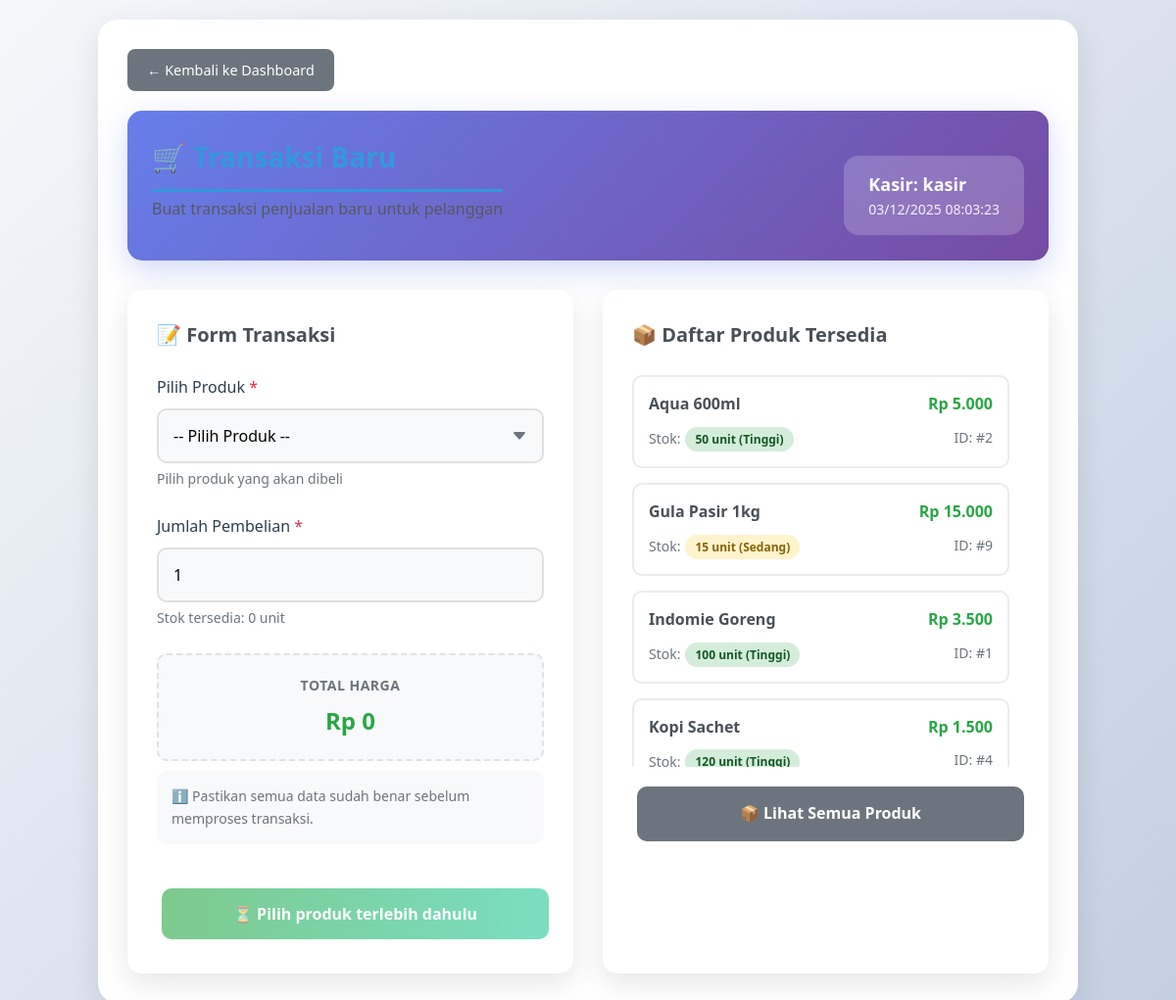
/transaksi/tambah.php (signed in), run on the app's committed database.
### tables this page shows
CREATE TABLE produk (
    id_produk INT AUTO_INCREMENT PRIMARY KEY,
    nama_produk VARCHAR(100) NOT NULL,
    harga INT NOT NULL,
    stok INT NOT NULL DEFAULT 0,
    created_at TIMESTAMP DEFAULT CURRENT_TIMESTAMP,
    updated_at TIMESTAMP DEFAULT CURRENT_TIMESTAMP ON UPDATE CURRENT_TIMESTAMP
);

### transaksi/tambah.php (the view, shortened to what this page needs)
<?php
require_once '../db.php';
$sql = "SELECT * FROM produk WHERE stok > 0 ORDER BY nama_produk";
$result = mysqli_query($conn, $sql);
?>
<!DOCTYPE html>
<html lang="id">
<head>
    <link rel="stylesheet" href="../assets/style.css">
</head>
<body>
    <div class="container">
        <div class="back-button">
            <a href="../dashboard/index.php" class="btn-back">
                ← Kembali ke Dashboard
            </a>
        </div>
        <div class="page-header">
            <div class="header-content">
                <div>
                    <h1 class="page-title">🛒 Transaksi Baru</h1>
                    <p class="page-subtitle">Buat transaksi penjualan baru untuk pelanggan</p>
                </div>
                <div class="user-info">
                    <div class="username">Kasir: <?php echo htmlspecialchars($_SESSION['username']); ?></div>
                    <div class="role"><?php echo date('d/m/Y H:i:s'); ?></div>
                </div>
            </div>
        </div>
        <div class="main-content">
            <div class="form-card">
                <h2 class="card-title">📝 Form Transaksi</h2>
                <?php if (mysqli_num_rows($result) == 0): ?>
                    <div class="empty-state">
                        <div class="empty-state-icon">📦</div>
                        <h3 class="empty-state-title">Stok Habis</h3>
                        <p>Tidak ada produk yang tersedia untuk dijual.</p>
                        <p>Silakan hubungi admin untuk menambah stok produk.</p>
                    </div>
                <?php else: ?>
                    <form method="POST" action="simpan.php" id="transactionForm">
                        <div class="form-group">
                            <label class="form-label" for="id_produk">
                                Pilih Produk <span>*</span>
                            </label>
                            <select name="id_produk"
                                    id="id_produk"
                                    class="form-control"
                                    required
                                    onchange="updateProductInfo()">
                                <option value="">-- Pilih Produk --</option>
                            </select>
                            <small class="form-text">Pilih produk yang akan dibeli</small>
                        </div>
                        <div class="form-group">
                            <label class="form-label" for="jumlah">
                                Jumlah Pembelian <span>*</span>
                            </label>
                            <input type="number"
                                   id="jumlah"
                                   name="jumlah"
                                   class="form-control"
                                   placeholder="Masukkan jumlah"
                                   min="1"
                                   max="1"
                                   value="1"
                                   required
                                   oninput="calculateTotal()">
                            <small class="form-text" id="stokInfo">Stok tersedia: 0 unit</small>
                        </div>
                        <div class="price-display">
                            <div class="price-label">Total Harga</div>
                            <div class="price-value" id="totalHarga">Rp 0</div>
                        </div>
                        <div class="form-group">
                            <div class="info-box">
                                ℹ️ Pastikan semua data sudah benar sebelum memproses transaksi.
                            </div>
                        </div>
                        <button type="submit" class="btn btn-primary" id="submitBtn">
                        </button>
                    </form>
                <?php endif; ?>
            </div>
            <div class="form-card">
                <h2 class="card-title">📦 Daftar Produk Tersedia</h2>
                <div class="product-list">
                    <?php
                    mysqli_data_seek($result, 0);
                    ?>
                    <?php if (mysqli_num_rows($result) == 0): ?>
                        <div class="empty-state">
                            <div class="empty-state-icon">😔</div>
                            <p>Tidak ada produk yang tersedia</p>
                        </div>
                    <?php else: ?>
                        <?php while ($row = mysqli_fetch_assoc($result)): ?>
                            <?php
                            $stok_class = '';
                            $stok_label = '';
                            if ($row['stok'] >= 50) {
                                $stok_class = 'stok-tinggi';
                                $stok_label = 'Tinggi';
                            } elseif ($row['stok'] >= 10) {
                                $stok_class = 'stok-sedang';
                                $stok_label = 'Sedang';
                            } else {
                                $stok_class = 'stok-rendah';
                                $stok_label = 'Rendah';
                            }
                            ?>
                            <div class="product-card"
                                 onclick="selectProduct(<?php echo $row['id_produk']; ?>)"
                                 style="cursor: pointer;">
                                <div class="product-header">
                                    <div class="product-name"><?php echo htmlspecialchars($row['nama_produk']); ?></div>
                                    <div class="product-price">Rp <?php echo number_format($row['harga'], 0, ',', '.'); ?></div>
                                </div>
                                <div class="product-details">
                                    <div class="product-stok">
                                        Stok:
                                        <span class="stok-badge <?php echo $stok_class; ?>">
                                            <?php echo $row['stok']; ?> unit (<?php echo $stok_label; ?>)
                                        </span>
                                    </div>
                                    <div>
                                        ID: #<?php echo $row['id_produk']; ?>
                                    </div>
                                </div>
                            </div>
                        <?php endwhile; ?>
                    <?php endif; ?>
                </div>
                <a href="../produk/list.php" class="btn btn-secondary">
                    📦 Lihat Semua Produk
                </a>
            </div>
        </div>
    </div>
</body>
</html>

### assets/style.css (style rules this page uses)
* { margin: 0; padding: 0; box-sizing: border-box; font-family: 'Segoe UI', Tahoma, Geneva, Verdana, sans-serif; }
html { scroll-behavior: smooth; }
body { background: linear-gradient(135deg, #f5f7fa 0%, #c3cfe2 100%); color: #333; line-height: 1.6; min-height: 100vh; padding: 20px; }
.container { max-width: 1200px; margin: 0 auto; padding: 30px; background: white; border-radius: 20px; box-shadow: 0 10px 30px rgba(0, 0, 0, 0.1); margin-top: 30px; margin-bottom: 30px; }
h1, h2, h3, h4, h5, h6 { color: #2c3e50; margin-bottom: 20px; font-weight: 600; }
h1 { font-size: 2.5rem; color: #3498db; border-bottom: 3px solid #3498db; padding-bottom: 10px; margin-bottom: 30px; }
h2 { font-size: 2rem; color: #2c3e50; margin-bottom: 25px; }
p { margin-bottom: 15px; color: #555; }
.user-info { background: rgba(255, 255, 255, 0.1); padding: 15px; border-radius: 10px; margin-top: 20px; }
.btn { display: inline-block; padding: 12px 24px; background: #3498db; color: white; border: none; border-radius: 8px; text-decoration: none; cursor: pointer; font-size: 1rem; font-weight: 500; transition: all 0.3s ease; margin: 5px; text-align: center; }
.btn-secondary { background: #95a5a6; }
.btn-back { background: #7f8c8d; padding: 8px 16px; font-size: 0.9rem; }
.form-group { margin-bottom: 25px; }
.form-group label { display: block; margin-bottom: 8px; color: #2c3e50; font-weight: 500; font-size: 1rem; }
.form-control { width: 100%; padding: 12px 15px; border: 2px solid #ddd; border-radius: 8px; font-size: 1rem; transition: border 0.3s ease; background: white; }
select.form-control { cursor: pointer; }
.price-display { background: #f8f9fa; padding: 15px; border-radius: 10px; font-size: 1.2rem; font-weight: bold; color: #27ae60; text-align: center; border: 2px dashed #ddd; }

### data on the page
produk: nama_produk "Aqua 600ml", harga "5.000", stok "50", stok "Tinggi", id_produk "2"
produk: nama_produk "Gula Pasir 1kg", harga "15.000", stok "15", stok "Sedang", id_produk "9"
produk: nama_produk "Indomie Goreng", harga "3.500", stok "100", stok "Tinggi", id_produk "1"
produk: nama_produk "Kopi Sachet", harga "1.500", stok "120", stok "Tinggi", id_produk "4"

### other printed values
$_SESSION['username'] "kasir"
